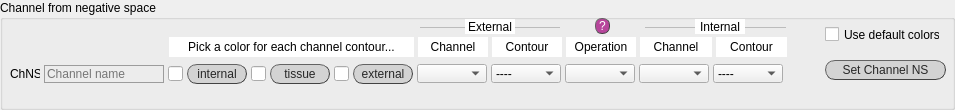
         <widget class="QGroupBox" name="set_chNS">
          <property name="enabled">
           <bool>true</bool>
          </property>
          <property name="sizePolicy">
           <sizepolicy hsizetype="Fixed" vsizetype="Fixed">
            <horstretch>0</horstretch>
            <verstretch>0</verstretch>
           </sizepolicy>
          </property>
          <property name="minimumSize">
           <size>
            <width>955</width>
            <height>110</height>
           </size>
          </property>
          <property name="maximumSize">
           <size>
            <width>955</width>
            <height>101</height>
           </size>
          </property>
          <property name="styleSheet">
           <string notr="true">QGroupBox#set_chNS{font: 25 italic 10pt &quot;Calibri Light&quot;;}

</string>
          </property>
          <property name="title">
           <string>Channel from negative space</string>
          </property>
          <widget class="Line" name="line_8">
           <property name="geometry">
            <rect>
             <x>420</x>
             <y>17</y>
             <width>140</width>
             <height>20</height>
            </rect>
           </property>
           <property name="styleSheet">
            <string notr="true">color:rgb(188, 188, 188)</string>
           </property>
           <property name="frameShadow">
            <enum>QFrame::Plain</enum>
           </property>
           <property name="midLineWidth">
            <number>2</number>
           </property>
           <property name="orientation">
            <enum>Qt::Horizontal</enum>
           </property>
          </widget>
          <widget class="Line" name="line_9">
           <property name="geometry">
            <rect>
             <x>645</x>
             <y>17</y>
             <width>141</width>
             <height>20</height>
            </rect>
           </property>
           <property name="styleSheet">
            <string notr="true">color:rgb(188, 188, 188)</string>
           </property>
           <property name="frameShadow">
            <enum>QFrame::Plain</enum>
           </property>
           <property name="midLineWidth">
            <number>2</number>
           </property>
           <property name="orientation">
            <enum>Qt::Horizontal</enum>
           </property>
          </widget>
          <widget class="QCheckBox" name="ck_def_colorsNS">
           <property name="geometry">
            <rect>
             <x>825</x>
             <y>25</y>
             <width>115</width>
             <height>19</height>
            </rect>
           </property>
           <property name="sizePolicy">
            <sizepolicy hsizetype="Fixed" vsizetype="Fixed">
             <horstretch>0</horstretch>
             <verstretch>0</verstretch>
            </sizepolicy>
           </property>
           <property name="minimumSize">
            <size>
             <width>95</width>
             <height>18</height>
            </size>
           </property>
           <property name="layoutDirection">
            <enum>Qt::LeftToRight</enum>
           </property>
           <property name="styleSheet">
            <string notr="true">font: 25 10pt &quot;Calibri Light&quot;;</string>
           </property>
           <property name="text">
            <string>Use default colors</string>
           </property>
          </widget>
          <widget class="QPushButton" name="button_set_chNS">
           <property name="geometry">
            <rect>
             <x>825</x>
             <y>60</y>
             <width>121</width>
             <height>20</height>
            </rect>
           </property>
           <property name="autoFillBackground">
            <bool>false</bool>
           </property>
           <property name="styleSheet">
            <string notr="true">QPushButton{border-radius:10px;
border-width: 1px;
border-style: outset;
border-color: rgb(66, 66, 66);
background-color: rgb(211, 211, 211);
color: rgb(39, 39, 39);
font: 10pt &quot;Calibri Light&quot;;}

QPushButton:hover{
background-color: #eb6fbd;
border-color: #672146
}</string>
           </property>
           <property name="text">
            <string>Set Channel NS</string>
           </property>
           <property name="checkable">
            <bool>true</bool>
           </property>
          </widget>
          <widget class="QWidget" name="verticalLayoutWidget">
           <property name="geometry">
            <rect>
             <x>10</x>
             <y>30</y>
             <width>777</width>
             <height>61</height>
            </rect>
           </property>
           <layout class="QVBoxLayout" name="verticalLayout_2">
            <property name="spacing">
             <number>0</number>
            </property>
            <item>
             <layout class="QHBoxLayout" name="horizontalLayout">
              <property name="spacing">
               <number>4</number>
              </property>
              <item>
               <widget class="QLabel" name="lab_segm1_6">
                <property name="sizePolicy">
                 <sizepolicy hsizetype="Fixed" vsizetype="Fixed">
                  <horstretch>0</horstretch>
                  <verstretch>0</verstretch>
                 </sizepolicy>
                </property>
                <property name="minimumSize">
                 <size>
                  <width>155</width>
                  <height>18</height>
                 </size>
                </property>
                <property name="maximumSize">
                 <size>
                  <width>155</width>
                  <height>16777215</height>
                 </size>
                </property>
                <property name="styleSheet">
                 <string notr="true">font: 25 10pt &quot;Calibri Light&quot;;</string>
                </property>
                <property name="text">
                 <string/>
                </property>
               </widget>
              </item>
              <item>
               <widget class="QLabel" name="lab_no_ch_4">
                <property name="minimumSize">
                 <size>
                  <width>245</width>
                  <height>20</height>
                 </size>
                </property>
                <property name="maximumSize">
                 <size>
                  <width>240</width>
                  <height>20</height>
                 </size>
                </property>
                <property name="styleSheet">
                 <string notr="true">font: 25 10pt &quot;Calibri Light&quot;;
background-color: rgb(255, 255, 255);</string>
                </property>
                <property name="text">
                 <string>Pick a color for each channel contour...</string>
                </property>
                <property name="alignment">
                 <set>Qt::AlignCenter</set>
                </property>
               </widget>
              </item>
              <item>
               <widget class="QLabel" name="lab_no_ch_19">
                <property name="minimumSize">
                 <size>
                  <width>70</width>
                  <height>20</height>
                 </size>
                </property>
                <property name="maximumSize">
                 <size>
                  <width>70</width>
                  <height>20</height>
                 </size>
                </property>
                <property name="styleSheet">
                 <string notr="true">font: 25 10pt &quot;Calibri Light&quot;;
background-color: rgb(255, 255, 255);</string>
                </property>
                <property name="text">
                 <string>Channel</string>
                </property>
                <property name="alignment">
                 <set>Qt::AlignCenter</set>
                </property>
               </widget>
              </item>
              <item>
               <widget class="QLabel" name="lab_no_ch_18">
                <property name="minimumSize">
                 <size>
                  <width>70</width>
                  <height>20</height>
                 </size>
                </property>
                <property name="maximumSize">
                 <size>
                  <width>70</width>
                  <height>20</height>
                 </size>
                </property>
                <property name="styleSheet">
                 <string notr="true">font: 25 10pt &quot;Calibri Light&quot;;
background-color: rgb(255, 255, 255);</string>
                </property>
                <property name="text">
                 <string>Contour</string>
                </property>
                <property name="alignment">
                 <set>Qt::AlignCenter</set>
                </property>
               </widget>
              </item>
              <item>
               <widget class="QLabel" name="lab_no_ch_8">
                <property name="minimumSize">
                 <size>
                  <width>70</width>
                  <height>20</height>
                 </size>
                </property>
                <property name="maximumSize">
                 <size>
                  <width>70</width>
                  <height>20</height>
                 </size>
                </property>
                <property name="styleSheet">
                 <string notr="true">font: 25 10pt &quot;Calibri Light&quot;;
background-color: rgb(255, 255, 255);</string>
                </property>
                <property name="text">
                 <string>Operation</string>
                </property>
                <property name="alignment">
                 <set>Qt::AlignCenter</set>
                </property>
               </widget>
              </item>
              <item>
               <widget class="QLabel" name="lab_no_ch_6">
                <property name="minimumSize">
                 <size>
                  <width>0</width>
                  <height>20</height>
                 </size>
                </property>
                <property name="maximumSize">
                 <size>
                  <width>16777215</width>
                  <height>20</height>
                 </size>
                </property>
                <property name="styleSheet">
                 <string notr="true">font: 25 10pt &quot;Calibri Light&quot;;
background-color: rgb(255, 255, 255);</string>
                </property>
                <property name="text">
                 <string>Channel</string>
                </property>
                <property name="alignment">
                 <set>Qt::AlignCenter</set>
                </property>
               </widget>
              </item>
              <item>
               <widget class="QLabel" name="lab_no_ch_17">
                <property name="minimumSize">
                 <size>
                  <width>0</width>
                  <height>20</height>
                 </size>
                </property>
                <property name="maximumSize">
                 <size>
                  <width>16777215</width>
                  <height>20</height>
                 </size>
                </property>
                <property name="styleSheet">
                 <string notr="true">font: 25 10pt &quot;Calibri Light&quot;;
background-color: rgb(255, 255, 255);</string>
                </property>
                <property name="text">
                 <string>Contour</string>
                </property>
                <property name="alignment">
                 <set>Qt::AlignCenter</set>
                </property>
               </widget>
              </item>
             </layout>
            </item>
            <item>
             <layout class="QHBoxLayout" name="horizontalLayout_4">
              <property name="spacing">
               <number>4</number>
              </property>
              <property name="sizeConstraint">
               <enum>QLayout::SetFixedSize</enum>
              </property>
              <item>
               <widget class="QLabel" name="label_31">
                <property name="enabled">
                 <bool>true</bool>
                </property>
                <property name="sizePolicy">
                 <sizepolicy hsizetype="Fixed" vsizetype="Fixed">
                  <horstretch>0</horstretch>
                  <verstretch>0</verstretch>
                 </sizepolicy>
                </property>
                <property name="minimumSize">
                 <size>
                  <width>30</width>
                  <height>18</height>
                 </size>
                </property>
                <property name="maximumSize">
                 <size>
                  <width>30</width>
                  <height>18</height>
                 </size>
                </property>
                <property name="styleSheet">
                 <string notr="true">font: 25 10pt &quot;Calibri Light&quot;;</string>
                </property>
                <property name="text">
                 <string>ChNS</string>
                </property>
               </widget>
              </item>
              <item>
               <widget class="QLineEdit" name="chNS_username">
                <property name="enabled">
                 <bool>true</bool>
                </property>
                <property name="sizePolicy">
                 <sizepolicy hsizetype="Fixed" vsizetype="Fixed">
                  <horstretch>0</horstretch>
                  <verstretch>0</verstretch>
                 </sizepolicy>
                </property>
                <property name="minimumSize">
                 <size>
                  <width>120</width>
                  <height>18</height>
                 </size>
                </property>
                <property name="maximumSize">
                 <size>
                  <width>120</width>
                  <height>16777215</height>
                 </size>
                </property>
                <property name="styleSheet">
                 <string notr="true">QLineEdit {background-color: rgba(0,0,0,0);
border: 1px solid rgb(156, 156, 156);
font: 25 10pt &quot;Calibri Light&quot;;
font-family: &quot;Calibri Light&quot;;
}
QLineEdit:focus { border: 1px solid #eb6fbd;}
					</string>
                </property>
                <property name="text">
                 <string/>
                </property>
                <property name="placeholderText">
                 <string>Channel name</string>
                </property>
               </widget>
              </item>
              <item>
               <widget class="QLineEdit" name="fillcolor_chNS_int">
                <property name="enabled">
                 <bool>true</bool>
                </property>
                <property name="sizePolicy">
                 <sizepolicy hsizetype="Fixed" vsizetype="Fixed">
                  <horstretch>0</horstretch>
                  <verstretch>0</verstretch>
                 </sizepolicy>
                </property>
                <property name="minimumSize">
                 <size>
                  <width>15</width>
                  <height>15</height>
                 </size>
                </property>
                <property name="maximumSize">
                 <size>
                  <width>15</width>
                  <height>15</height>
                 </size>
                </property>
                <property name="styleSheet">
                 <string notr="true">border-color: rgb(0, 0, 0);</string>
                </property>
               </widget>
              </item>
              <item>
               <widget class="QPushButton" name="fillcolor_chNS_int_btn">
                <property name="enabled">
                 <bool>true</bool>
                </property>
                <property name="sizePolicy">
                 <sizepolicy hsizetype="Fixed" vsizetype="Fixed">
                  <horstretch>0</horstretch>
                  <verstretch>0</verstretch>
                 </sizepolicy>
                </property>
                <property name="minimumSize">
                 <size>
                  <width>60</width>
                  <height>20</height>
                 </size>
                </property>
                <property name="maximumSize">
                 <size>
                  <width>60</width>
                  <height>20</height>
                 </size>
                </property>
                <property name="styleSheet">
                 <string notr="true">QPushButton{border-radius:10px;
border-width: 1px;
border-style: outset;
border-color: rgb(66, 66, 66);
background-color: rgb(211, 211, 211);
color: rgb(39, 39, 39);
font: 10pt &quot;Calibri Light&quot;;}

QPushButton:hover{
background-color: #eb6fbd;
border-color: #672146
}

QPushButton:disabled{
background-color: rgb(212, 212, 212);
border-color: rgb(66, 66, 66);
color: rgb(150, 150, 150);
}</string>
                </property>
                <property name="text">
                 <string>internal</string>
                </property>
               </widget>
              </item>
              <item>
               <widget class="QLineEdit" name="fillcolor_chNS_tiss">
                <property name="enabled">
                 <bool>true</bool>
                </property>
                <property name="sizePolicy">
                 <sizepolicy hsizetype="Fixed" vsizetype="Fixed">
                  <horstretch>0</horstretch>
                  <verstretch>0</verstretch>
                 </sizepolicy>
                </property>
                <property name="minimumSize">
                 <size>
                  <width>15</width>
                  <height>15</height>
                 </size>
                </property>
                <property name="maximumSize">
                 <size>
                  <width>15</width>
                  <height>15</height>
                 </size>
                </property>
                <property name="styleSheet">
                 <string notr="true">border-color: rgb(0, 0, 0);</string>
                </property>
               </widget>
              </item>
              <item>
               <widget class="QPushButton" name="fillcolor_chNS_tiss_btn">
                <property name="enabled">
                 <bool>true</bool>
                </property>
                <property name="sizePolicy">
                 <sizepolicy hsizetype="Fixed" vsizetype="Fixed">
                  <horstretch>0</horstretch>
                  <verstretch>0</verstretch>
                 </sizepolicy>
                </property>
                <property name="minimumSize">
                 <size>
                  <width>60</width>
                  <height>20</height>
                 </size>
                </property>
                <property name="maximumSize">
                 <size>
                  <width>60</width>
                  <height>20</height>
                 </size>
                </property>
                <property name="styleSheet">
                 <string notr="true">QPushButton{border-radius:10px;
border-width: 1px;
border-style: outset;
border-color: rgb(66, 66, 66);
background-color: rgb(211, 211, 211);
color: rgb(39, 39, 39);
font: 10pt &quot;Calibri Light&quot;;}

QPushButton:hover{
background-color: #eb6fbd;
border-color: #672146
}

QPushButton:disabled{
background-color: rgb(212, 212, 212);
border-color: rgb(66, 66, 66);
color: rgb(150, 150, 150);
}</string>
                </property>
                <property name="text">
                 <string>tissue</string>
                </property>
               </widget>
              </item>
              <item>
               <widget class="QLineEdit" name="fillcolor_chNS_ext">
                <property name="enabled">
                 <bool>true</bool>
                </property>
                <property name="sizePolicy">
                 <sizepolicy hsizetype="Fixed" vsizetype="Fixed">
                  <horstretch>0</horstretch>
                  <verstretch>0</verstretch>
                 </sizepolicy>
                </property>
                <property name="minimumSize">
                 <size>
                  <width>15</width>
                  <height>15</height>
                 </size>
                </property>
                <property name="maximumSize">
                 <size>
                  <width>15</width>
                  <height>15</height>
                 </size>
                </property>
                <property name="styleSheet">
                 <string notr="true">border-color: rgb(0, 0, 0);</string>
                </property>
               </widget>
              </item>
              <item>
               <widget class="QPushButton" name="fillcolor_chNS_ext_btn">
                <property name="enabled">
                 <bool>true</bool>
                </property>
                <property name="sizePolicy">
                 <sizepolicy hsizetype="Fixed" vsizetype="Fixed">
                  <horstretch>0</horstretch>
                  <verstretch>0</verstretch>
                 </sizepolicy>
                </property>
                <property name="minimumSize">
                 <size>
                  <width>60</width>
                  <height>20</height>
                 </size>
                </property>
                <property name="maximumSize">
                 <size>
                  <width>60</width>
                  <height>20</height>
                 </size>
                </property>
                <property name="styleSheet">
                 <string notr="true">QPushButton{border-radius:10px;
border-width: 1px;
border-style: outset;
border-color: rgb(66, 66, 66);
background-color: rgb(211, 211, 211);
color: rgb(39, 39, 39);
font: 10pt &quot;Calibri Light&quot;;}

QPushButton:hover{
background-color: #eb6fbd;
border-color: #672146
}

QPushButton:disabled{
background-color: rgb(212, 212, 212);
border-color: rgb(66, 66, 66);
color: rgb(150, 150, 150);
}</string>
                </property>
                <property name="text">
                 <string>external</string>
                </property>
               </widget>
              </item>
              <item>
               <widget class="QComboBox" name="ext_chNS">
                <property name="enabled">
                 <bool>true</bool>
                </property>
                <property name="sizePolicy">
                 <sizepolicy hsizetype="Fixed" vsizetype="Fixed">
                  <horstretch>0</horstretch>
                  <verstretch>0</verstretch>
                 </sizepolicy>
                </property>
                <property name="minimumSize">
                 <size>
                  <width>70</width>
                  <height>19</height>
                 </size>
                </property>
                <property name="maximumSize">
                 <size>
                  <width>70</width>
                  <height>19</height>
                 </size>
                </property>
                <property name="styleSheet">
                 <string notr="true">font: 25 10pt &quot;Calibri Light&quot;;</string>
                </property>
               </widget>
              </item>
              <item>
               <widget class="QComboBox" name="ext_contNS">
                <property name="enabled">
                 <bool>true</bool>
                </property>
                <property name="sizePolicy">
                 <sizepolicy hsizetype="Fixed" vsizetype="Fixed">
                  <horstretch>0</horstretch>
                  <verstretch>0</verstretch>
                 </sizepolicy>
                </property>
                <property name="minimumSize">
                 <size>
                  <width>70</width>
                  <height>19</height>
                 </size>
                </property>
                <property name="maximumSize">
                 <size>
                  <width>70</width>
                  <height>19</height>
                 </size>
                </property>
                <property name="styleSheet">
                 <string notr="true">font: 25 10pt &quot;Calibri Light&quot;;</string>
                </property>
                <item>
                 <property name="text">
                  <string>----</string>
                 </property>
                </item>
                <item>
                 <property name="text">
                  <string>internal</string>
                 </property>
                </item>
                <item>
                 <property name="text">
                  <string>external</string>
                 </property>
                </item>
               </widget>
              </item>
              <item>
               <widget class="QComboBox" name="chNS_operation">
                <property name="enabled">
                 <bool>true</bool>
                </property>
                <property name="sizePolicy">
                 <sizepolicy hsizetype="Fixed" vsizetype="Fixed">
                  <horstretch>0</horstretch>
                  <verstretch>0</verstretch>
                 </sizepolicy>
                </property>
                <property name="minimumSize">
                 <size>
                  <width>70</width>
                  <height>19</height>
                 </size>
                </property>
                <property name="maximumSize">
                 <size>
                  <width>70</width>
                  <height>19</height>
                 </size>
                </property>
                <property name="styleSheet">
                 <string notr="true">font: 25 10pt &quot;Calibri Light&quot;;</string>
                </property>
               </widget>
              </item>
              <item>
               <widget class="QComboBox" name="int_chNS">
                <property name="enabled">
                 <bool>true</bool>
                </property>
                <property name="sizePolicy">
                 <sizepolicy hsizetype="Fixed" vsizetype="Fixed">
                  <horstretch>0</horstretch>
                  <verstretch>0</verstretch>
                 </sizepolicy>
                </property>
                <property name="minimumSize">
                 <size>
                  <width>70</width>
                  <height>19</height>
                 </size>
                </property>
                <property name="maximumSize">
                 <size>
                  <width>70</width>
                  <height>19</height>
                 </size>
                </property>
                <property name="styleSheet">
                 <string notr="true">font: 25 10pt &quot;Calibri Light&quot;;</string>
                </property>
               </widget>
              </item>
              <item>
               <widget class="QComboBox" name="int_contNS">
                <property name="enabled">
                 <bool>true</bool>
                </property>
                <property name="sizePolicy">
                 <sizepolicy hsizetype="Fixed" vsizetype="Fixed">
                  <horstretch>0</horstretch>
                  <verstretch>0</verstretch>
                 </sizepolicy>
                </property>
                <property name="minimumSize">
                 <size>
                  <width>70</width>
                  <height>19</height>
                 </size>
                </property>
                <property name="maximumSize">
                 <size>
                  <width>70</width>
                  <height>19</height>
                 </size>
                </property>
                <property name="styleSheet">
                 <string notr="true">font: 25 10pt &quot;Calibri Light&quot;;</string>
                </property>
                <item>
                 <property name="text">
                  <string>----</string>
                 </property>
                </item>
                <item>
                 <property name="text">
                  <string>internal</string>
                 </property>
                </item>
                <item>
                 <property name="text">
                  <string>external</string>
                 </property>
                </item>
               </widget>
              </item>
             </layout>
            </item>
           </layout>
          </widget>
          <widget class="QLabel" name="lab_no_ch_5">
           <property name="geometry">
            <rect>
             <x>465</x>
             <y>19</y>
             <width>50</width>
             <height>15</height>
            </rect>
           </property>
           <property name="minimumSize">
            <size>
             <width>50</width>
             <height>15</height>
            </size>
           </property>
           <property name="maximumSize">
            <size>
             <width>50</width>
             <height>15</height>
            </size>
           </property>
           <property name="styleSheet">
            <string notr="true">font: 25 10pt &quot;Calibri Light&quot;;
background-color: rgb(255, 255, 255);</string>
           </property>
           <property name="text">
            <string>External</string>
           </property>
           <property name="alignment">
            <set>Qt::AlignCenter</set>
           </property>
          </widget>
          <widget class="QLabel" name="lab_no_ch_20">
           <property name="geometry">
            <rect>
             <x>695</x>
             <y>19</y>
             <width>50</width>
             <height>15</height>
            </rect>
           </property>
           <property name="minimumSize">
            <size>
             <width>0</width>
             <height>15</height>
            </size>
           </property>
           <property name="maximumSize">
            <size>
             <width>16777215</width>
             <height>15</height>
            </size>
           </property>
           <property name="styleSheet">
            <string notr="true">font: 25 10pt &quot;Calibri Light&quot;;
background-color: rgb(255, 255, 255);</string>
           </property>
           <property name="text">
            <string>Internal</string>
           </property>
           <property name="alignment">
            <set>Qt::AlignCenter</set>
           </property>
          </widget>
          <widget class="QPushButton" name="q_operation">
           <property name="geometry">
            <rect>
             <x>595</x>
             <y>18</y>
             <width>15</width>
             <height>16</height>
            </rect>
           </property>
           <property name="minimumSize">
            <size>
             <width>15</width>
             <height>15</height>
            </size>
           </property>
           <property name="maximumSize">
            <size>
             <width>15</width>
             <height>16777215</height>
            </size>
           </property>
           <property name="styleSheet">
            <string notr="true">QPushButton{border-radius:7px;
border-width: 1px;
border-style: outset;
border-color: rgb(66, 66, 66);
background-color: rgba(162, 0, 122,180);
color: rgb(255, 255, 255);
font: 9pt &quot;Calibri Light&quot;;}

QPushButton:hover{
background-color: rgb(0, 0, 0);
border-color: #672146
}</string>
           </property>
           <property name="text">
            <string>?</string>
           </property>
          </widget>
         </widget>
